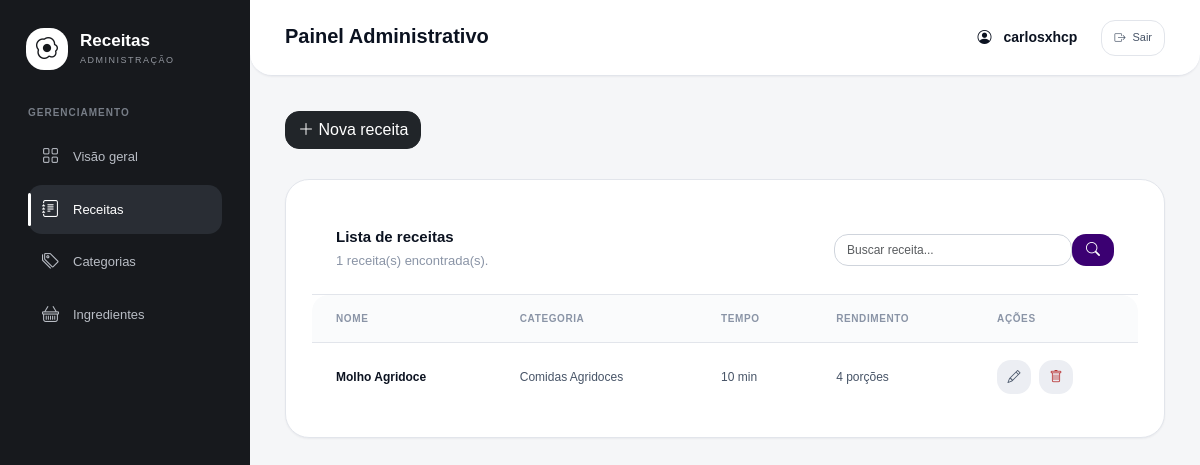
The page /painel/receitas/ (signed in) on the database its author committed.
### receitas/models.py (models this page shows, shortened)
class Receita(models.Model):
    STATUS_CHOICES = [
        ('rascunho', 'Rascunho'),
        ('publicada', 'Publicada'),
    ]
    nome = models.CharField(max_length=200, verbose_name='Nome')
    slug = models.SlugField(max_length=220, unique=True, verbose_name='Identificador')
    descricao = models.TextField(verbose_name='Descrição')
    status = models.CharField(
        max_length=10,
        choices=STATUS_CHOICES,
        default='publicada',
        verbose_name='Status'
    )
    categoria = models.ForeignKey(
        'categorias.Categoria',
        on_delete=models.PROTECT,
        related_name='receitas',
        verbose_name='Categoria'
    )
    imagem = models.ImageField(
        upload_to='receitas/',
        blank=True,
        null=True,
        verbose_name='Imagem'
    )
    ingredientes = models.ManyToManyField(
        'ingredientes.Ingrediente',
        through='ReceitaIngrediente',
        related_name='receitas',
        verbose_name='Ingredientes'
    )
    modo_preparo = models.TextField(verbose_name='Modo de preparo')
    tempo_preparo = models.PositiveIntegerField(
        verbose_name='Tempo de preparo (minutos)'
    )
    rendimento = models.PositiveIntegerField(verbose_name='Rendimento')
    data_criacao = models.DateTimeField(
        auto_now_add=True,
        verbose_name='Data de criação'
    )
    data_atualizacao = models.DateTimeField(
        auto_now=True,
        verbose_name='Última atualização'
    )
    class Meta:
        verbose_name = 'Receita'
        verbose_name_plural = 'Receitas'
        ordering = ['-data_criacao']

### categorias/models.py (models this page shows, shortened)
class Categoria(models.Model):
    nome = models.CharField(
        max_length=100,
        unique=True,
        verbose_name='Nome'
    )
    slug = models.SlugField(
        max_length=120,
        unique=True,
        verbose_name='Identificador'
    )
    descricao = models.TextField(
        blank=True,
        verbose_name='Descrição'
    )
    imagem = models.ImageField(
        upload_to='categorias/',
        blank=True,
        null=True,
        verbose_name='Imagem'
    )
    class Meta:
        verbose_name = 'Categoria'
        verbose_name_plural = 'Categorias'
        ordering = ['nome']

### painel/views.py (the view)
# urls.py: path('receitas/', views.lista_receitas, name='lista_receitas'),
@admin_required
def lista_receitas(request):
    busca = request.GET.get('q', '')
    receitas = Receita.objects.select_related('categoria').all()
    if busca:
        receitas = receitas.filter(
            Q(nome__icontains=busca) |
            Q(categoria__nome__icontains=busca)
        )
    contexto = {
        'receitas': receitas,
        'busca': busca,
    }
    return render(request, 'painel/receitas/lista.html', contexto)

### painel/templates/painel/receitas/lista.html (shortened to what this page needs)
{% extends 'painel/base.html' %}
{% block content %}
<div class="page-heading">
    <div>
        <a href="{% url 'painel:criar_receita' %}" class="btn btn-dark">
        <i class="bi bi-plus-lg"></i>
        Nova receita
    </a>
    </div>
</div>
<div class="content-card">
    <div class="card-heading">
        <div>
            <h3>Lista de receitas</h3>
            <p>{{ receitas|length }} receita(s) encontrada(s).</p>
        </div>
        <form method="get" class="search-form">
            <input
                type="text"
                name="q"
                value="{{ busca }}"
                placeholder="Buscar receita..."
                class="form-control"
            >
            <button type="submit" class="search-button">
                <i class="bi bi-search"></i>
            </button>
        </form>
    </div>
    <div class="table-responsive">
        <table class="table custom-table">
            <thead>
                <tr>
                    <th>Nome</th>
                    <th>Categoria</th>
                    <th>Tempo</th>
                    <th>Rendimento</th>
                    <th>Ações</th>
                </tr>
            </thead>
            <tbody>
                {% for receita in receitas %}
                <tr>
                    <td>
                        <strong>{{ receita.nome }}</strong>
                    </td>
                    <td>{{ receita.categoria.nome }}</td>
                    <td>{{ receita.tempo_preparo }} min</td>
                    <td>{{ receita.rendimento }} porções</td>
                    <td>
                        <div class="action-buttons">
                            <a
                                href="{% url 'painel:editar_receita' receita.pk %}"
                                class="action-button"
                                title="Editar"
                            >
                                <i class="bi bi-pencil"></i>
                            </a>
                            <a
                                href="{% url 'painel:excluir_receita' receita.pk %}"
                                class="action-button delete-action"
                                title="Excluir"
                            >
                                <i class="bi bi-trash"></i>
                            </a>
                        </div>
                    </td>
                </tr>
                {% endfor %}
            </tbody>
        </table>
    </div>
</div>
{% endblock %}

### painel/templates/painel/base.html (shortened to what this page needs)
{% load static %}
<!DOCTYPE html>
<html lang="pt-br">
<head>
    <link href="https://cdn.jsdelivr.net/npm/bootstrap@5.3.3/dist/css/bootstrap.min.css" rel="stylesheet">
    <link href="https://cdn.jsdelivr.net/npm/bootstrap-icons@1.11.3/font/bootstrap-icons.min.css" rel="stylesheet">
    <link rel="stylesheet" href="{% static 'painel/css/base.css' %}">
    <link href="https://cdn.jsdelivr.net/npm/tom-select@2.4.3/dist/css/tom-select.bootstrap5.min.css" rel="stylesheet">
</head>
<body>
    <div class="admin-layout">
        <aside class="sidebar">
            <div class="sidebar-brand">
                <div class="brand-icon">
                    <i class="bi bi-egg-fried"></i>
                </div>
                <div>
                    <h5>Receitas</h5>
                    <span>ADMINISTRAÇÃO</span>
                </div>
            </div>
            <div class="sidebar-section">
                <span class="section-label">GERENCIAMENTO</span>
                <a href="{% url 'painel:dashboard' %}"
                    class="sidebar-link {% if request.resolver_match.url_name == 'dashboard' %}active{% endif %}">
                    <i class="bi bi-grid"></i>
                    <span>Visão geral</span>
                </a>
                <a href="{% url 'painel:lista_receitas' %}"
                    class="sidebar-link {% if request.resolver_match.url_name in 'lista_receitas criar_receita editar_receita excluir_receita' %}active{% endif %}">
                    <i class="bi bi-journal-text"></i>
                    <span>Receitas</span>
                </a>
                <a href="{% url 'painel:lista_categorias' %}"
                    class="sidebar-link {% if request.resolver_match.url_name in 'lista_categorias criar_categoria editar_categoria excluir_categoria' %}active{% endif %}">
                    <i class="bi bi-tags"></i>
                    <span>Categorias</span>
                </a>
                <a href="{% url 'painel:lista_ingredientes' %}"
                    class="sidebar-link {% if request.resolver_match.url_name in 'lista_ingredientes criar_ingrediente editar_ingrediente excluir_ingrediente' %}active{% endif %}">
                    <i class="bi bi-basket"></i>
                    <span>Ingredientes</span>
                </a>
            </div>
        </aside>
        <main class="main-content">
            <header class="topbar">
                <div>
                    <h6>Painel Administrativo</h6>
                </div>
                <div class="topbar-actions">
                    <i class="bi bi-person-circle"></i>
                    <strong>{{ request.user.username }}</strong>
                    <form method="post" action="{% url 'painel:logout' %}">
                        <button type="submit" class="logout-button">
                            <i class="bi bi-box-arrow-right"></i>
                            Sair
                        </button>
                    </form>
                </div>
            </header>
            <section class="page-content">
                {% block content %}
                {% endblock %}
            </section>
        </main>
    </div>
</body>
</html>

### rows shown on the page
Receita: nome "Molho Agridoce", categoria.nome "Comidas Agridoces", tempo_preparo "10", rendimento "4"

### other values the page prints
{{ request.user.username }} "carlosxhcp"
{{ receitas|length }} "1"
